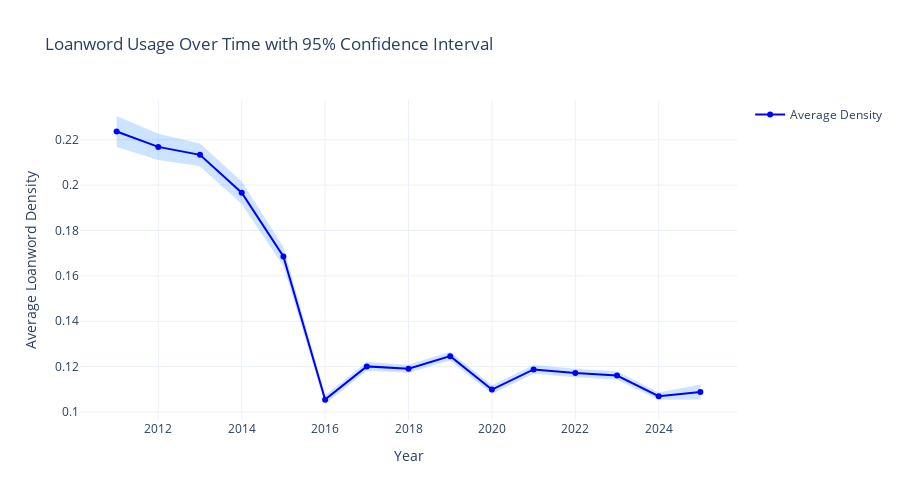

The notebook cell saved with this chart:
### Markdown cell above
## Confidence Interval

### Code cell
summary = df.groupby("year")["loanword_density"].agg(
    ["mean", "count", "std"]
).reset_index()

summary["sem"] = summary["std"] / np.sqrt(summary["count"])
summary["ci95_low"] = summary["mean"] - 1.96 * summary["sem"]
summary["ci95_high"] = summary["mean"] + 1.96 * summary["sem"]

fig = go.Figure()

fig.add_trace(go.Scatter(
    x=pd.concat([summary["year"], summary["year"][::-1]]),
    y=pd.concat([summary["ci95_high"], summary["ci95_low"][::-1]]),
    fill="toself",
    fillcolor="rgba(0, 123, 255, 0.2)",
    line=dict(color="rgba(255, 255, 255, 0)"),
    hoverinfo="skip",
    showlegend=False,
    name="95% CI"
))

fig.add_trace(go.Scatter(
    x=summary["year"],
    y=summary["mean"],
    mode="lines+markers",
    name="Average Density",
    line=dict(color="blue")
))

fig.update_layout(
    title="Loanword Usage Over Time with 95% Confidence Interval",
    xaxis_title="Year",
    yaxis_title="Average Loanword Density",
    template="plotly_white",
    height=500
)

fig.show()

### Figure 1 — Plotly figure (JSON) as saved in the notebook; plotly's stock layout.template omitted (floating-point values rounded to 4 significant figures)
{"data": [{"fill": "toself", "fillcolor": "rgba(0, 123, 255, 0.2)", "hoverinfo": "skip", "line": {"color": "rgba(255, 255, 255, 0)"}, "name": "95% CI", "showlegend": false, "type": "scatter", "x": [2011, 2012, 2013, 2014, 2015, 2016, 2017, 2018, 2019, 2020, 2021, 2022, 2023, 2024, 2025, 2025, 2024, 2023, 2022, 2021, 2020, 2019, 2018, 2017, 2016, 2015, 2014, 2013, 2012, 2011], "y": [0.2305, 0.2227, 0.2184, 0.2016, 0.1727, 0.1074, 0.122, 0.1209, 0.1265, 0.1118, 0.1207, 0.119, 0.118, 0.1086, 0.1121, 0.1055, 0.1054, 0.1143, 0.1153, 0.1168, 0.108, 0.1227, 0.1174, 0.1182, 0.1035, 0.1643, 0.1917, 0.2083, 0.211, 0.2168]}, {"line": {"color": "blue"}, "mode": "lines+markers", "name": "Average Density", "type": "scatter", "x": [2011, 2012, 2013, 2014, 2015, 2016, 2017, 2018, 2019, 2020, 2021, 2022, 2023, 2024, 2025], "y": [0.2236, 0.2168, 0.2133, 0.1966, 0.1685, 0.1054, 0.1201, 0.1191, 0.1246, 0.1099, 0.1188, 0.1172, 0.1161, 0.107, 0.1088]}], "layout": {"height": 500, "title": {"text": "Loanword Usage Over Time with 95% Confidence Interval"}, "xaxis": {"title": {"text": "Year"}}, "yaxis": {"title": {"text": "Average Loanword Density"}}}}
